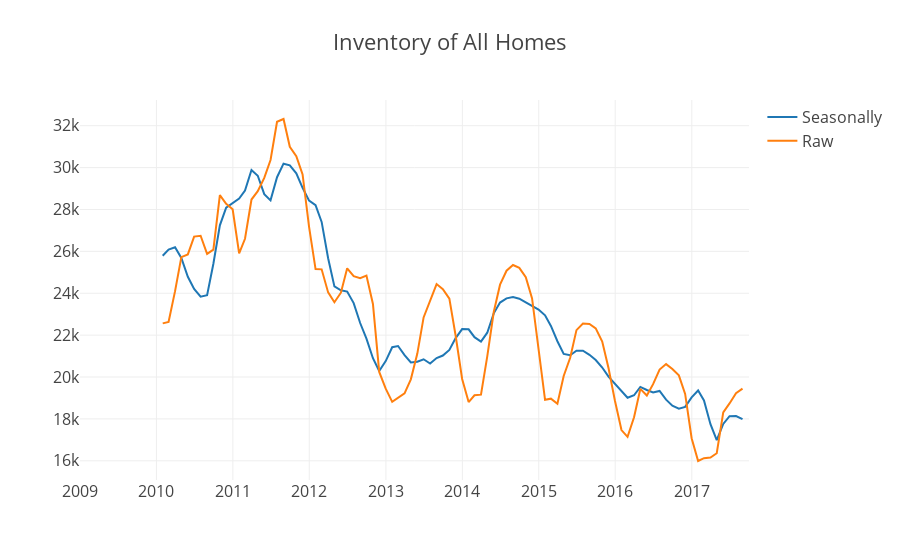

The notebook cell saved with this chart:
### Code cell
data = [go.Scatter(x = state_month['Date'], y = state_month['InventorySeasonallyAdjusted_AllHomes'],name = 'Seasonally')
       ,go.Scatter(x = state_month['Date'], y = state_month['InventoryRaw_AllHomes'],name = 'Raw')]
layout = {'title': 'Inventory of All Homes', 'font': dict(size=16),'xaxis':{'range':['2009-01-01','2017-10-01']}}

py.iplot({'data':data,'layout': layout})

### Figure 1 — Plotly figure (JSON) as saved in the notebook; plotly's stock layout.template omitted (floating-point values rounded to 4 significant figures; data arrays with more than 128 entries replaced by an {"elided": "..."} marker saying what was removed)
{"data": [{"name": "Seasonally", "type": "scatter", "x": {"elided": "257 str values"}, "y": {"elided": "257 int values"}}, {"name": "Raw", "type": "scatter", "x": {"elided": "257 str values"}, "y": {"elided": "257 int values"}}], "layout": {"font": {"size": 16}, "title": "Inventory of All Homes", "xaxis": {"range": ["2009-01-01", "2017-10-01"]}}}
